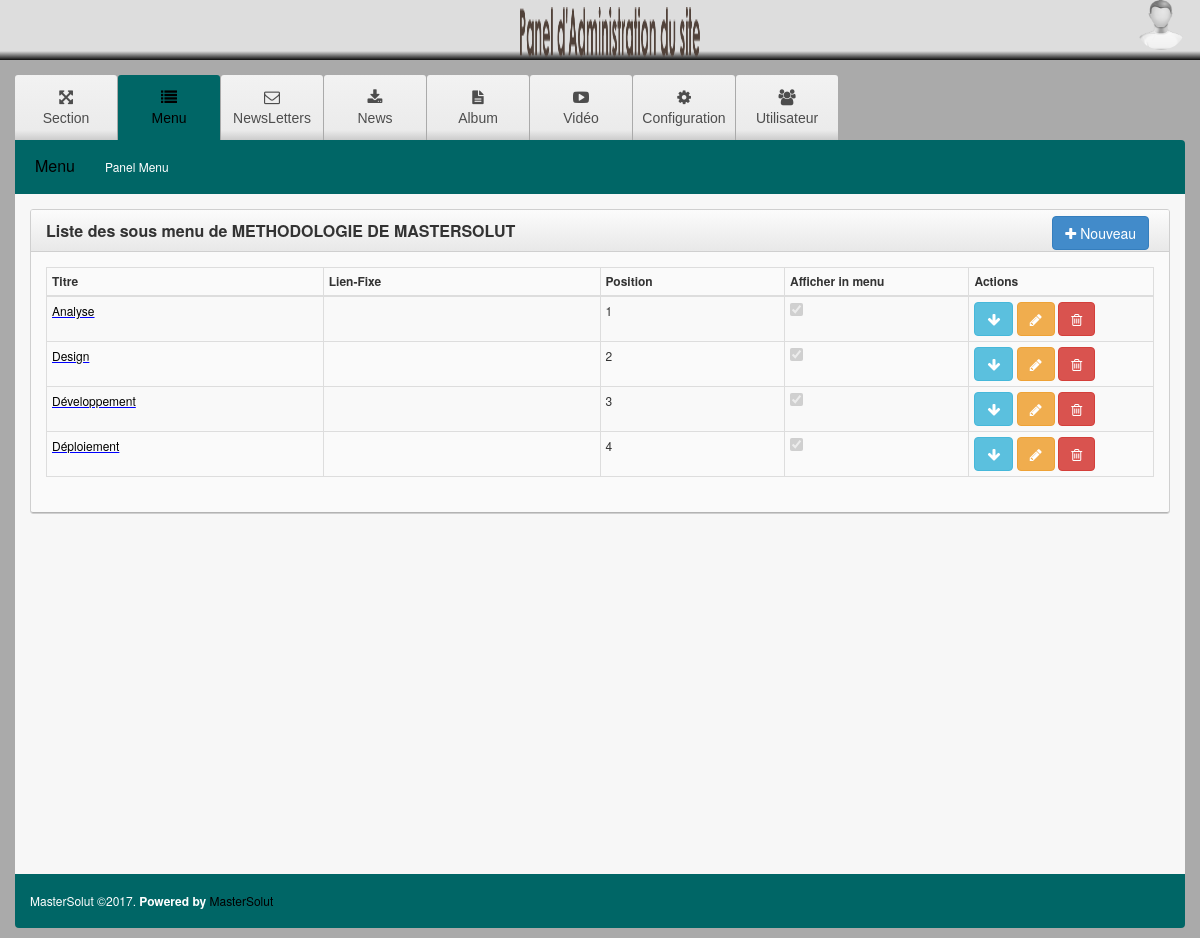
/ms-admin/index.php?page=2&menu_smenu=4 (signed in), run on the app's committed database.
### tables this page shows
CREATE TABLE `gest_page` (
  `id_page` int(11) NOT NULL AUTO_INCREMENT,
  `titre_page` varchar(255) NOT NULL,
  `lib_page` varchar(20) NOT NULL,
  `cat_page` varchar(255) NOT NULL,
  `icone_page` varchar(255) DEFAULT NULL,
  `indice_page` int(11) NOT NULL,
  `visible` varchar(1) NOT NULL DEFAULT 'o',
  PRIMARY KEY (`id_page`)
);

CREATE TABLE `gest_menu` (
  `id_menu` int(11) NOT NULL AUTO_INCREMENT,
  `lib_menu` varchar(255) NOT NULL,
  `lien_menu` varchar(255) NOT NULL,
  `indice_menu` int(11) NOT NULL,
  `visible` varchar(1) NOT NULL DEFAULT 'o',
  `icone_menu` varchar(255) NOT NULL,
  `id_page` int(11) NOT NULL,
  PRIMARY KEY (`id_menu`)
);

CREATE TABLE `menu` (
  `id_menu` int(5) NOT NULL AUTO_INCREMENT,
  `titre_menu` varchar(200) DEFAULT NULL,
  `libelle_menu` text,
  `position_menu` tinyint(2) DEFAULT NULL,
  `fichier_menu` varchar(255) DEFAULT NULL,
  `contenu_menu` longtext,
  `id_section` int(1) NOT NULL,
  `publier_menu` varchar(1) NOT NULL DEFAULT 'o',
  `affiche_acceuil` varchar(25) DEFAULT NULL,
  `visible_menu` varchar(1) DEFAULT 'o',
  PRIMARY KEY (`id_menu`)
);

CREATE TABLE `smenu` (
  `id_smenu` int(5) NOT NULL AUTO_INCREMENT,
  `id_menu` int(5) NOT NULL,
  `titre_smenu` varchar(60) DEFAULT NULL,
  `fichier_smenu` varchar(255) DEFAULT NULL,
  `contenu_smenu` longtext,
  `libelle_smenu` text,
  `service_accueil` varchar(2) DEFAULT NULL,
  `position_smenu` tinyint(2) DEFAULT NULL,
  `publier_smenu` varchar(1) DEFAULT NULL,
  `visible_smenu` varchar(1) NOT NULL DEFAULT 'o',
  PRIMARY KEY (`id_smenu`,`id_menu`)
);

### ms-admin/class/database.php (called while the page is built, shortened)
<?php
class Database extends pdo {
    public function __construct(){
        $this->dbtype ='mysql';
        $this->host = 'localhost';
        $this->user = 'root';
        $this->pass = '';
        $this->database = 'mastersolut_db';
        $dns = $this->dbtype.':dbname='.$this->database.";host=".$this->host;
    }
}
?>

### ms-admin/class/class_gest_page.php (called while the page is built, shortened)
<?php
Class Gest_page{
   private $dbh;
   public function __construct(){
        $this->dbh = new Database();
    }
    public function liste_page_categorie($cat_page,$ligne=0,$trie='',$publier='o'){
        return $this->dbh->query("select * from gest_page where cat_page='$cat_page' AND visible='$publier' $trie $limit");
    }
    public function this_page($id_page,$publier='o'){
        $tab=$this->dbh->query("select * from gest_page where id_page='$id_page' AND visible='$publier'");
        return $tab->fetch();
    }
   public function liste_menu_par_page($id_page,$ligne=0,$trie='',$publier='o'){
        if($ligne) $limit="limit 0,$ligne";
        return $this->dbh->query("select * from gest_menu where id_page='$id_page' AND gest_menu.visible='$publier' $trie $limit");
    }
}
$classpage_menu= new Gest_page();
?>

### ms-admin/class/class_menu.php (called while the page is built, shortened)
<?php
Class Menu{
   private $dbh;
   public function __construct(){
        $this->dbh = new Database();
   }
    public function this_menu($id_menu,$visible='o'){
        $tab=$this->dbh->query("select * from menu where id_menu='$id_menu' AND visible_menu='$visible'");
        return $tab->fetch();
    }
}
$classmenu= new Menu();
?>

### ms-admin/class/class_smenu.php (called while the page is built, shortened)
<?php
Class Smenu{
   private $dbh;
   public function __construct(){
        $this->dbh = new Database();
   }
    public function liste_smenu_by_menu($id_menu,$ligne=0,$trie='',$visible='o'){
            return $this->dbh->query("select * from smenu where id_menu='$id_menu' AND visible_smenu='$visible' $trie $limit");
    }
}
$classSousmenu= new Smenu();
?>

### ms-admin/smenu_liste.php (the view, shortened to what this page needs)
<?php
    $this_menu=$classmenu->this_menu($idMenu);
    $titreMenu=stripslashes($this_menu["titre_menu"]);
?>
    <div class="row">
      <div class="col-lg-12 col-md-12">
        <div class="widget">
          <div class="widget-header">
            <div class="title">
              Liste des sous  menu de <?php echo $titreMenu; ?></a>
            </div>
            <span class="tools">
                <a href="javascript:openwindows('smenu_form.php?menu=<?php echo $idMenu ?>',1500,1000,false)" class="btn btn-primary">
                      <span class="fa fa-plus"></span>
                        Nouveau
                </a>
            </span>
          </div>
          <div class="widget-body">
            <div id="dt_example" class="example_alt_pagination">
              <table class="table table-condensed table-striped table-hover table-bordered pull-left" id="data-table">
                <thead>
                  <tr>
                    <th style="width:15%">
                      Titre
                    </th>
                    <th style="width:15%">
                      Lien-Fixe
                    </th>
                    <th style="width:10%">
                      Position
                    </th>
                    <th style="width:10%">
                      Afficher in menu
                    </th>
                    <th style="width:10%">
                      Actions
                    </th>
                  </tr>
                </thead>
                <tbody>
                <?php
                	$tab_smenu=$classSousmenu->liste_smenu_by_menu($idMenu,0,"ORDER BY position_smenu ASC");
                    foreach($tab_smenu as $smenuValue){
                        $idsmenu=$smenuValue["id_smenu"];
                        $titresmenu=stripslashes($smenuValue["titre_smenu"]);
                        $positionsmenu=$smenuValue["position_smenu"];
                        $publiersmenu=$smenuValue["publier_smenu"];
                ?>
                  <tr>
                    <td style="color: blue; text-decoration: underline;">
                        <a title="Ajouter des articles" href="?page=<?php echo $_GET["page"] ?>&menu_smenu=<?php echo $_GET["menu_smenu"] ?>&smenu=<?php echo $idsmenu ?>"  >
                             <?php echo $titresmenu; ?>
                        </a>
                    </td>
                    <td>
                    </td>
                    <td class="hidden-phone">
                      <?php echo $positionsmenu; ?>
                    </td>
                    <td class="hidden-phone">
                      <?php
                        $checkbox="";
                        if($publiersmenu=="o"){
                            $checkbox= "checked='checkbox'";
                        }
                      ?>
                      <input type="checkbox" disabled="disabled" class="no-margin" <?php echo $checkbox ?>  />
                    </td>
                    <td>
                       <a  data-original-title="" title="Ajouter un sous smenu" href="?page=<?php echo $_GET["page"] ?>&menu_smenu=<?php echo $_GET["menu_smenu"] ?>&smenu=<?php echo $idsmenu ?>" class="btn btn-info">
                            <i class="fa fa-arrow-down"></i>
                      </a>
                      <a  data-original-title="" title="Modifier" href="javascript:openwindows('smenu_form.php?menu=<?php echo $idMenu ?>&mod=<?php echo $idsmenu ?>',1500,1000,false)" class="btn btn-warning">
                            <i class="fa fa-pencil"></i>
                      </a>
                      <a  data-original-title="" title="Supprimer"  href="javascript:if(confirm('Voulez vous effectuer cette op&eacute;ration?')) openwindows('smenu_form.php?supp_smenu=<?php echo $idsmenu ?>',20,40,false)" class="btn btn-danger">
                            <i class="fa fa-trash-o"></i>
                      </a>
                    </td>
                  </tr>
                 <?php
                    }
                ?>
                </tbody>
              </table>
              <div class="clearfix">
              </div>
            </div>
          </div>
        </div>
      </div>
    </div>

### ms-admin/index.php (shortened to what this page needs)
<?php
include('config.php');
?>
<?php
    include('include_top.php');
?>
    <?php
		include('header.php');
	?>
    <div class="dashboard-container">
      <div class="container">
        <?php
			include('menu.php');
		?>
        <?php
            $id_page=$_GET["page"];
			if(!$id_page){
    			include('accueil.php');
			 }else{
                  $this_page=$classpage_menu->this_page($id_page);
                  $titre_page=stripslashes($this_page["titre_page"]);
		?>
        <div class="sub-nav hidden-sm hidden-xs">
            <ul>
                <li><a href="javascript: void(0)" class="heading"><?php echo $titre_page ?> </a></li>
                 <?php
                    $menu_page=$_GET["menu"];
                    if(!$menu_page){
                         $thismenu_selected=$classpage_menu->liste_menu_par_page($id_page,1,"ORDER BY indice_menu ASC");
                         foreach($thismenu_selected as $value){
                            $menu_page=$value["id_menu"];
                         }
                    }
                    $tab_menu=$classpage_menu->liste_menu_par_page($id_page,0,"ORDER BY indice_menu ASC");
    			     foreach($tab_menu as $menu_value){
                        $id_menu=$menu_value["id_menu"];
                        $lib_menu=stripslashes($menu_value["lib_menu"]);
                        $href="?page=".$id_page."&menu=".$id_menu;
    		      ?>
                    <li class="hidden-sm hidden-xs">
                      <a href="<?php echo $href ?>" title="<?php echo $lib_menu ?>" class="<?php if($menu_page==$id_menu) echo 'selected' ?>"><?php echo $lib_menu ?></a>
                    </li>
                <?php
    			 }
    		    ?>
          </ul>
        </div>
        <div class="dashboard-wrapper">
        <?php
			include('contenu.php');
		?>
      <?php  } ?>
        </div>
        <footer>
          <h6>MasterSolut &copy;2017.  <b>Powered by </b><a target="_blank" href="http://www.mastersolut.com">MasterSolut</a></h6>
        </footer>
      </div>
    </div>
    <?php
		include('include_foot.php');
	?>

### ms-admin/menu.php (shortened to what this page needs)
  <?php
 $display_current='';
 if($_GET['page']) $display_current=$_GET['page'];
?>
<div id='cssmenu'>
  <ul>
  <?php
      $tab_page=$classpage_menu->liste_page_categorie("cs_admin",0,"ORDER BY indice_page ASC");
      foreach ($tab_page as $page_value) {
          $id_page=$page_value["id_page"];
          $titre_page=stripslashes($page_value["titre_page"]);
          $icone_page=stripslashes($page_value["icone_page"]);
          $href="?page=".$id_page;
  ?>
    <li class="<?php if($display_current==$id_page) echo 'active'?>">
      <a href='<?php echo $href; ?>'>
        <i class="<?php echo $icone_page; ?>"></i>
          <?php echo $titre_page; ?>
      </a>
    </li>
  <?php
      }
  ?>
  </ul>
</div>

### ms-admin/contenu.php (shortened to what this page needs)
<?php
     $id_menu=$_GET["menu"];
     if($id_menu){
        $tab_menu=$classpage_menu->this_menu($id_menu);
        $lien_menu=$tab_menu["lien_menu"];
        if(!$lien_menu) $lien_menu='accueil1.php';
        include($lien_menu);
     }else{
        $thismenu=$classpage_menu->liste_menu_par_page($id_page,1,"ORDER BY indice_menu ASC");
        foreach($thismenu as $value){
            $lien_menu=$value["lien_menu"];
                include($lien_menu);
             }
     }
?>

### data on the page
gest_page: titre_page "Section"
gest_page: titre_page "Menu"
gest_page: titre_page "NewsLetters"
gest_page: titre_page "News"
gest_page: titre_page "Album"
gest_page: titre_page "Vidéo"
gest_page: titre_page "Configuration"
gest_page: titre_page "Utilisateur"
gest_menu: lib_menu "Panel Menu", menu.titre_menu "METHODOLOGIE DE MASTERSOLUT"
smenu: titre_smenu "Analyse", position_smenu "1"
smenu: titre_smenu "Design", position_smenu "2"
smenu: titre_smenu "Développement", position_smenu "3"
smenu: titre_smenu "Déploiement", position_smenu "4"
